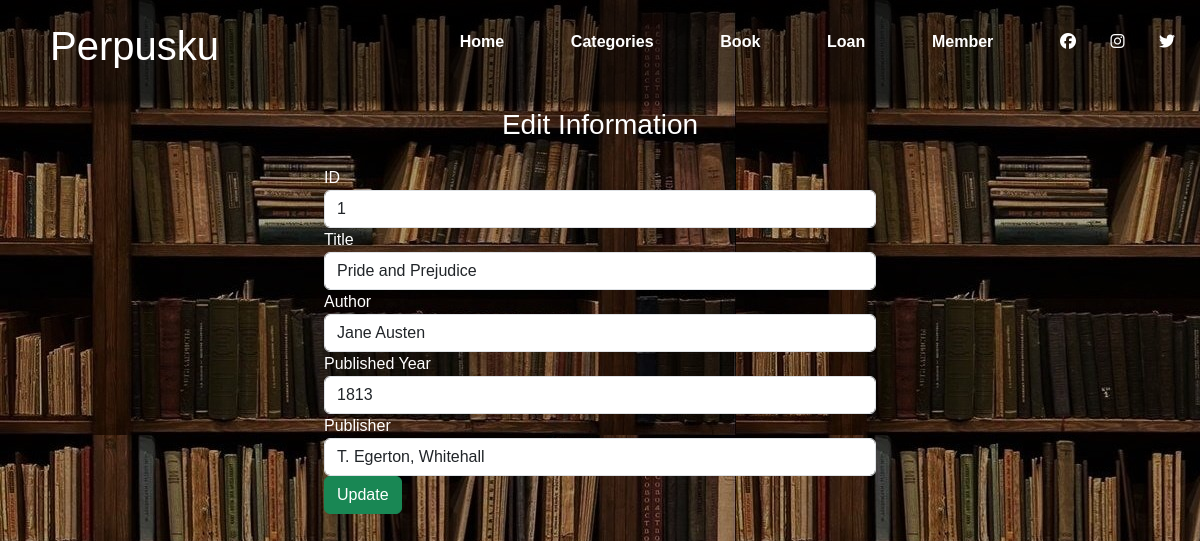
The page /edit_book.php?id=1 on the database its author committed.
### tables this page shows
CREATE TABLE `books` (
  `Book_id` int(11) NOT NULL,
  `Title` varchar(100) DEFAULT NULL,
  `Author` varchar(50) DEFAULT NULL,
  `Published_year` int(11) DEFAULT NULL,
  `Publisher` varchar(50) DEFAULT NULL
);

### edit_book.php (the view, shortened to what this page needs)
<?php
include "db_conn.php";
$Book_id = $_GET['id'];
?>
<!DOCTYPE html>
<html lang="en">
<head>
    <link href="https://cdn.jsdelivr.net/npm/bootstrap@5.3.3/dist/css/bootstrap.min.css" rel="stylesheet">
    <link rel="stylesheet" href="styles.css">
    <link rel="stylesheet" href="https://cdnjs.cloudflare.com/ajax/libs/font-awesome/6.7.2/css/all.min.css" />
</head>
<body style="background: url(assets/img/library2.jpg)">
    <nav>
        <div class="logo"><h1>Perpusku</h1></div>
        <ul>
            <li><a href="index.php">Home</a></li>
            <li><a href="category.php">Categories</a></li>
            <li><a href="book.php">Book</a></li>
            <li><a href="loan.php">Loan</a></li>
            <li><a href="member.php">Member </a></li>
            <li>
                <a href="#"><i class="fab fa-facebook"></i></a>
                <a href="#"><i class="fab fa-instagram"></i></a>
                <a href="#"><i class="fab fa-twitter"></i></a>
            </li>
        </ul>
    </nav>
    <div class="container" style="width:50vw; min-width:300px; font-family:'Segoe UI', Tahoma, Geneva, Verdana, sans-serif; color: #ffff; padding-top: 88px;">
        <div class="text-center mb-4">
            <h3 style="padding-top: 20px; font-family:Arial, Helvetica, sans-serif; font-weight: 300;">Edit Information</h3>
        </div>
        <?php
        $sql     = "SELECT * FROM `books` WHERE Book_id = $Book_id";
        $result  = mysqli_query($conn, $sql);
        $row     = mysqli_fetch_assoc($result);
        ?>
        <div class="container d-flex justify-content-center">
            <form action="" method="post">
                <div class="row">
                    <div>
                        <label class="form-label" style="height: 2px;">ID</label>
                        <input type="number" class="form-control" name="Book_id"
                        value="<?php echo $row['Book_id'] ?>">
                    </div>
                    <div>
                        <label class="form-label" style="height: 2px;">Title</label>
                        <input type="text" class="form-control" name="Title"
                        value="<?php echo $row['Title'] ?>">
                    </div>
                    <div>
                        <label class="form-label" style="height: 2px;">Author</label>
                        <input type="text" class="form-control" name="Author"
                        value="<?php echo $row['Author'] ?>">
                    </div>
                    <div>
                        <label class="form-label" style="height: 2px;">Published Year</label>
                        <input type="text" class="form-control" name="Published_year"
                        value="<?php echo $row['Published_year'] ?>">
                    </div>
                    <div>
                        <label class="form-label" style="height: 2px;">Publisher</label>
                        <input type="text" class="form-control" name="Publisher"
                        value="<?php echo $row['Publisher'] ?>">
                    </div>
                </div>
                <div>
                    <button type="submit" class="btn btn-success" name="submit">Update</button>
                </div>
            </form>
        </div>
    </div>
</body>
</html>

### styles.css (style rules this page uses)
* { margin: 0; padding: 0; font-family: Arial, sans-serif; }
body { background-size: cover; height: 100vh; width: 100%; background-position: center; }
nav { width: 100%; height: 100px; display: flex; justify-content: space-between; align-items: center; position: fixed; z-index: 99; box-shadow: 0 0 10px #000; background: rgba(0, 0, 0, 0.5); }
i { color: white; cursor: pointer; padding-right: 20px; }
nav .logo { flex: 1; color: #fff; margin-left: 50px; text-decoration: uppercase; font-size: 25px; font-family: Impact, Haettenschweiler, 'Arial Narrow Bold', sans-serif; }
nav ul { flex: 2; display: flex; justify-content: space-between; align-items: center; }
nav ul li { list-style: none; line-height: 50px; }
nav ul li a { text-decoration: none; color: #fff; font-weight: 600; text-decoration: uppercase; padding: 7px 5px; }

### rows shown on the page
books: Book_id "1", Title "Pride and Prejudice", Author "Jane Austen", Published_year "1813", Publisher "T. Egerton, Whitehall"
